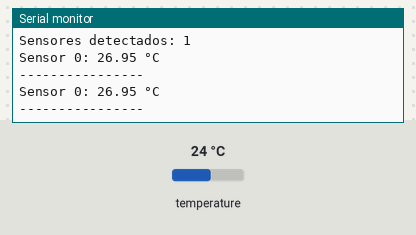
A sketch run on a simulated Arduino Uno, built with avr-gcc and run on an emulated ATmega328P. Parts: the last lines printed to the serial monitor. The test bench sets the inputs (shaded band); at power-on: temperature 24 °C.

Above: at 4.3 s.
4.4 s: temperature set to 12 °C
At 6.8 s:
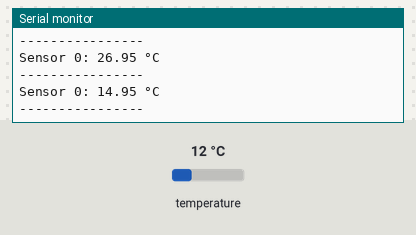
8.1 s: temperature set to 19 °C
At 10.0 s:
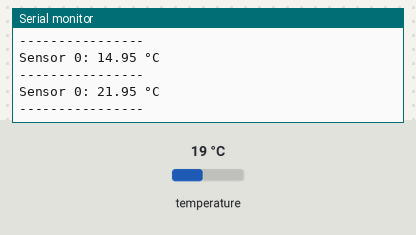
Timing chart, 0 to 11.5 s (numbered marks = the images above; inputs shaded):
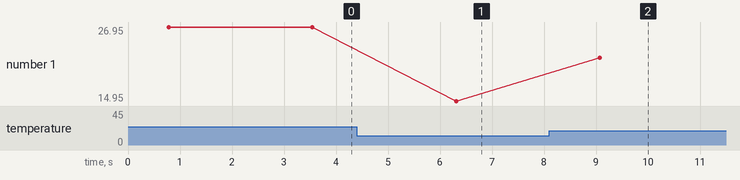

The sketch:

sesnordetemperatura.ino
```cpp
#include <OneWire.h>
#include <DallasTemperature.h>

#define ONE_WIRE_BUS 4

OneWire oneWire(ONE_WIRE_BUS);
DallasTemperature sensors(&oneWire);

int numSensores;

// 🔧 Offsets individuales (AJUSTA ESTOS)
float offsets[5] = {
  2.95,  // Sensor 0
  0.0,   // Sensor 1
  0.0,   // Sensor 2
  0.0,   // Sensor 3
  0.0    // Sensor 4
};

void setup() {
  Serial.begin(9600);
  sensors.begin();

  numSensores = sensors.getDeviceCount();

  Serial.print("Sensores detectados: ");
  Serial.println(numSensores);
}

void loop() {
  sensors.requestTemperatures();

  for (int i = 0; i < numSensores; i++) {
    float tempC = sensors.getTempCByIndex(i);
    float tempCalibrada = tempC + offsets[i];

    Serial.print("Sensor ");
    Serial.print(i);
    Serial.print(": ");

    Serial.print(tempCalibrada);
    Serial.println(" °C");
  }

  Serial.println("----------------");
  delay(2000);
}
```

Measured:
- after the input at 4.4 s, the serial monitor: prints a new line after 1.9 s (image 1)
- after the input at 8.1 s, the serial monitor: prints a new line after 0.97 s (image 2)
- plotted number 1: 26.95 → 14.95 after the input at 4.4 s, 14.95 → 21.95 after the input at 8.1 s
